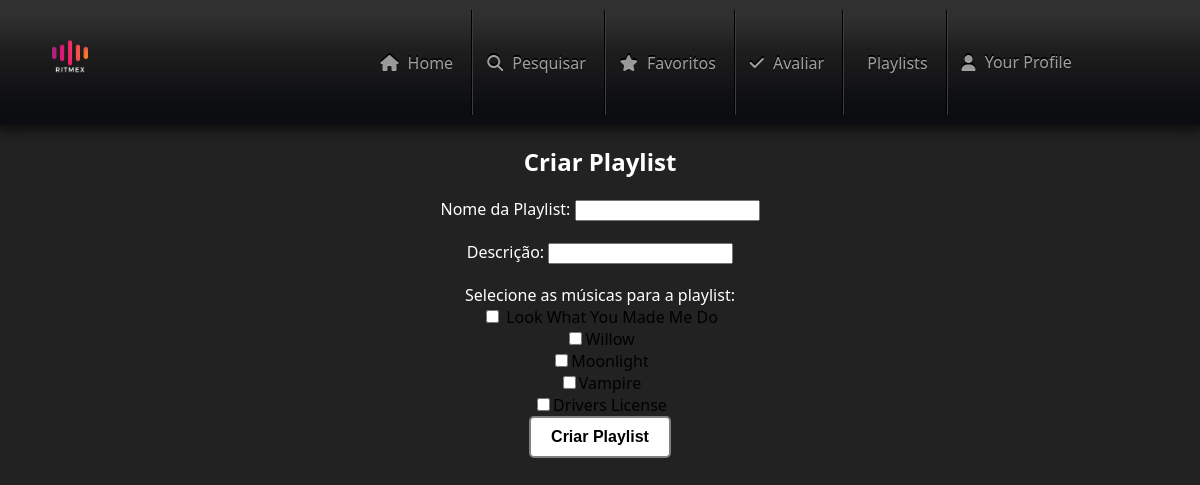
The page /Playlists/criar.php on the database its author committed.
### tables this page shows
CREATE TABLE IF NOT EXISTS `musica` (
  `id_Musica` int(11) NOT NULL AUTO_INCREMENT,
  `titulo` varchar(70) NOT NULL,
  `id_Artista` int(11) NOT NULL,
  `duracao` int(11) DEFAULT NULL,
  `id_Album` int(11) NOT NULL,
  `id_Genero` int(11) NOT NULL,
  `data_lancamento` varchar(70) DEFAULT NULL,
  `caminho_mp3` varchar(255) DEFAULT NULL,
  PRIMARY KEY (`id_Musica`),
  KEY `fk_chave_estrangeira_artista` (`id_Artista`),
  KEY `fk_chave_estrangeira_album3` (`id_Album`),
  KEY `fk_chave_estrangeira_genero3` (`id_Genero`),
  CONSTRAINT `fk_chave_estrangeira_album3` FOREIGN KEY (`id_Album`) REFERENCES `albuns` (`id_Album`),
  CONSTRAINT `fk_chave_estrangeira_artista` FOREIGN KEY (`id_Artista`) REFERENCES `artistas` (`id_Artista`),
  CONSTRAINT `fk_chave_estrangeira_genero3` FOREIGN KEY (`id_Genero`) REFERENCES `generos` (`id_Genero`)
);

### Playlists/criar.php (the view, shortened to what this page needs)
<!DOCTYPE html>
<html lang="en">
<head>
    <link rel="stylesheet" href="../style.css">
</head>
<body>
<header>
<span>
            <img src="../Imagens/logo.png" alt="Logo" width="100px" height="100px">
        </span>
        <nav class="menu" id="nav">
            <span class="nav-item active">
                <span class="icon">
                    <i class="fa-solid fa-house"></i>
                </span>
                <a href="../Login/index_utilizadores.php">Home</a>
            </span>
            <span class="nav-item">
                <span class="icon">
                    <i class="fa-solid fa-magnifying-glass"></i>
                </span>
                <a href="../Pesquisar/pesquisar.php">Pesquisar</a>
            </span>
            <span class="nav-item">
                <span class="icon">
                    <i class="fa-solid fa-star"></i>
                </span>
                <a href="../Favoritas/favoritas.php">Favoritos</a>
            </span>
            <span class="nav-item">
                <span class="icon">
                    <i class="fa fa-check" aria-hidden="true"></i>
                </span>
                <a href="../Avaliar/avaliar_musica.php">Avaliar</a>
            </span>
            <span class="nav-item">
                <a href="../Playlists/buscar_playlists.php">Playlists</a>
            </span>
            <span class="nav-item">
                <span class="icon">
                    <i class="fa-solid fa-user"></i>
                </span>
                <?php
                    if (isset($_SESSION['username'])) {
                        echo '<div class="dropdown">';
                        echo '<a href="Perfis/perfil_utilizador.php">Perfil</a>';
                        echo '<div class="dropdown-child">';
                        echo '<a href="../Perfis/perfil_utilizador.php">Editar Perfil</a>';
                        echo '<a href="../Logout/logout.php">Logout</a>';
                        echo '</div>';
                        echo '</div>';
                    } else {
                        echo '<div class="dropdown">';
                        echo' <a href="#">Your Profile</a>';
                        echo'</div>';
                    }
                ?>
            </span>
        </nav>
    </header>
    <center>
    <h2 style="color:white;" >Criar Playlist</h2>
    <form action="processar.php" method="post">
        <label style="color:white;margin-bottom:20px" for="nome_playlist">Nome da Playlist:</label>
        <input style="color:black;margin-bottom:20px"type="text" name="nome_playlist" required><br>
        <label style="color:white;margin-bottom:20px" for="descricao">Descrição:</label>
        <input style="color:black; margin-bottom:20px"type="text" name="descricao"><br>
<label style="color:white;">Selecione as músicas para a playlist:<br></label>
<?php
    $servername = "localhost";
    $username = "root";
    $password = "";
    $dbname = "ritmex";
   $conn = new mysqli($servername, $username, $password, $dbname);
   $sql_musicas = "SELECT id_Musica, titulo FROM Musica";
   $result_musicas = $conn->query($sql_musicas);
   if ($result_musicas->num_rows > 0) {
       while ($row = $result_musicas->fetch_assoc()) {
           echo "<input type='checkbox' name='musicas[]' value='" . $row["id_Musica"] . "'>";
           echo "<label>" . $row["titulo"] . "</label><br>";
       }
   }
?>
        <input style="display: inline-block;
    padding: 10px 20px;
    font-size: 16px;
    font-weight: bold;
    text-align: center;
    text-decoration: none;
    cursor: pointer;
    border: 2px solid grey;
    border-radius: 5px;
    color: black;
    background-color: white;
    transition: background-color 0.3s, color 0.3s;" type="submit" value="Criar Playlist">
    </form>
    </center>
</body>
</html>

### style.css (style rules this page uses)
* { box-sizing: border-box; }
body { margin: 0; background-color: #222; font-family: system-ui, sans-serif; }
header { display: flex; justify-content: space-between; padding: 10px 20px; background-image: linear-gradient( rgb(48, 48, 48) 13%, rgb(30, 30, 30) 40%, #0c0d11 86% ); color: rgba(255, 255, 255, 0.6); text-shadow: 0 -2px 0 black; box-shadow: 1px 2px 4px rgb(20, 20, 20), 0 4px 12px rgb(10, 10, 10); }
.menu { margin-right: 90px; }
nav { display: flex; }
.dropdown { position: relative; display: inline-block; }

### rows shown on the page
musica: titulo "Look What You Made Me Do"
musica: titulo "Willow"
musica: titulo "Moonlight"
musica: titulo "Vampire"
musica: titulo "Drivers License"
